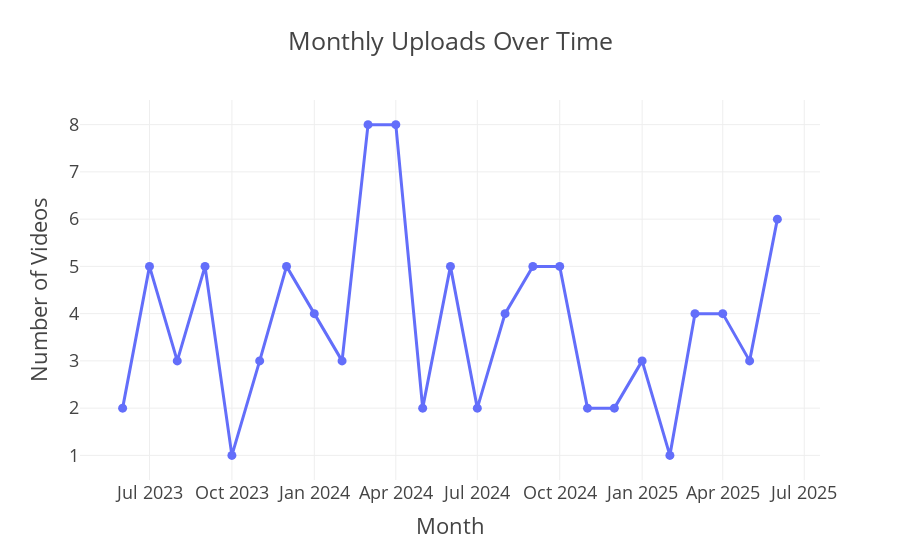

The cell this chart's notebook holds for it:
### Markdown cell above
### Publishing Trend Analysis

### Code cell
import plotly.express as px

# Group by month and count videos
video_df['month'] = video_df['publishedAt'].dt.to_period('M').astype(str)
monthly_uploads = video_df.groupby('month').size().reset_index(name='video_count')

# Plot using Plotly
fig = px.line(
    monthly_uploads,
    x='month',
    y='video_count',
    title='Monthly Uploads Over Time',
    markers=True
)

fig.update_layout(
    xaxis_title="Month",
    yaxis_title="Number of Videos",
    template="presentation"
)

fig.show()

### Figure 1 — Plotly figure (JSON) as saved in the notebook; plotly's stock layout.template omitted (floating-point values rounded to 4 significant figures)
{"data": [{"hovertemplate": "month=%{x}<br>video_count=%{y}<extra></extra>", "legendgroup": "", "line": {"color": "#636efa", "dash": "solid"}, "marker": {"symbol": "circle"}, "mode": "lines+markers", "name": "", "orientation": "v", "showlegend": false, "type": "scatter", "x": ["2023-06", "2023-07", "2023-08", "2023-09", "2023-10", "2023-11", "2023-12", "2024-01", "2024-02", "2024-03", "2024-04", "2024-05", "2024-06", "2024-07", "2024-08", "2024-09", "2024-10", "2024-11", "2024-12", "2025-01", "2025-02", "2025-03", "2025-04", "2025-05", "2025-06"], "xaxis": "x", "y": [2, 5, 3, 5, 1, 3, 5, 4, 3, 8, 8, 2, 5, 2, 4, 5, 5, 2, 2, 3, 1, 4, 4, 3, 6], "yaxis": "y"}], "layout": {"autosize": true, "legend": {"tracegroupgap": 0}, "title": {"text": "Monthly Uploads Over Time"}, "xaxis": {"anchor": "y", "autorange": true, "domain": [0, 1], "range": ["2023-04-13 13:10:25.4826", "2025-07-19 10:49:34.5174"], "title": {"text": "Month"}, "type": "date"}, "yaxis": {"anchor": "x", "autorange": true, "domain": [0, 1], "range": [0.3209, 8.679], "title": {"text": "Number of Videos"}, "type": "linear"}}}
